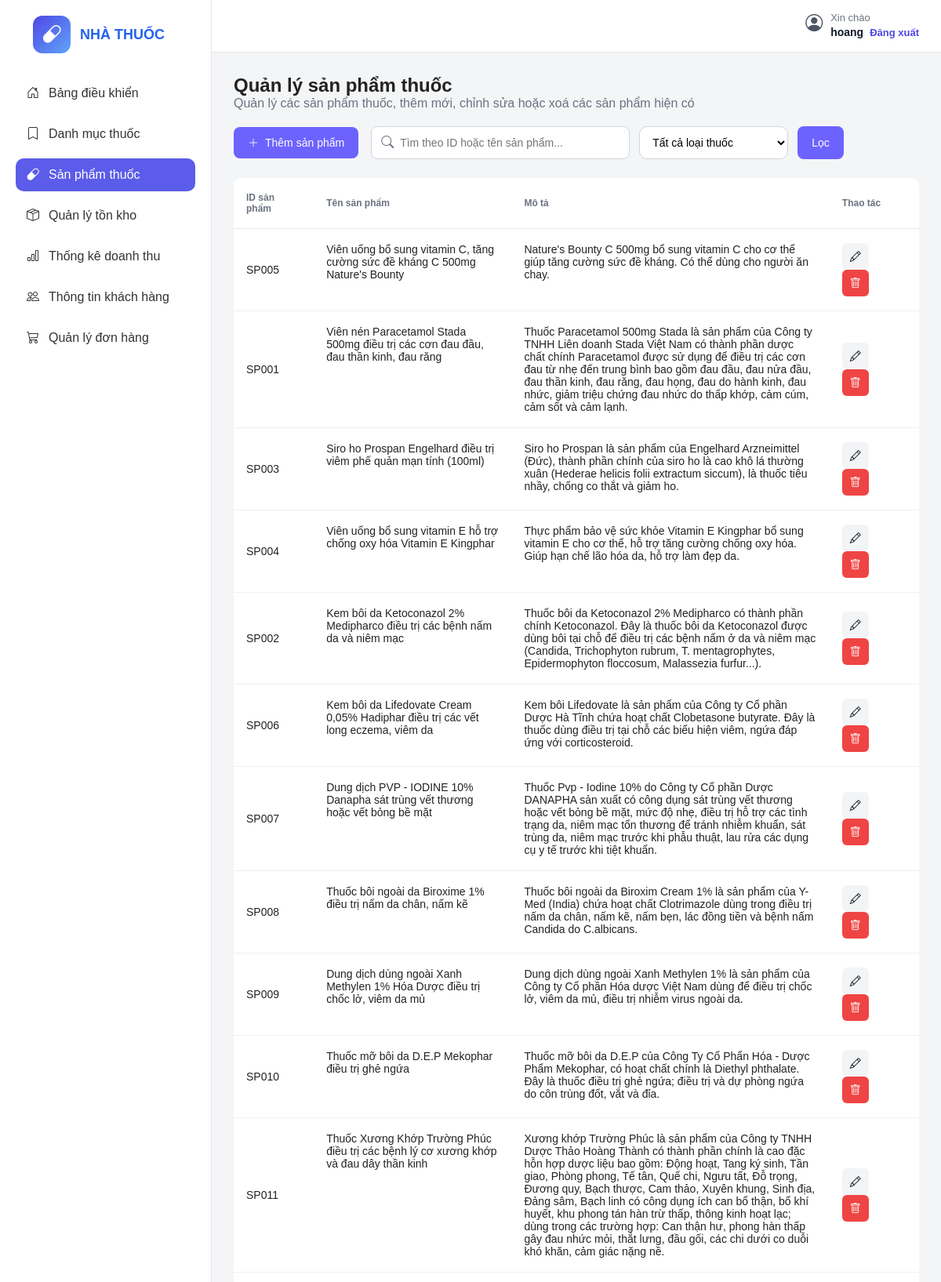
Screenshot of /dashboard/san-pham/ (signed in, upper part) with the database file from the repository.
### core/models.py (models this page shows, shortened)
class Product(models.Model):
    MEDICINE_TYPE_CHOICES = [
        ('prescription', 'Thuốc kê đơn'),
        ('non_prescription', 'Thuốc không kê đơn'),
    ]
    category = models.ForeignKey(Category, on_delete=models.CASCADE)
    proid = models.CharField(max_length=20, unique=True)
    name = models.TextField()
    description = models.TextField(blank=True)
    image = models.ImageField(upload_to='products/', blank=True, null=True)
    unit = models.CharField(max_length=50)
    price = models.DecimalField(max_digits=12, decimal_places=2)
    medicine_type = models.CharField(
        max_length=30,
        choices=MEDICINE_TYPE_CHOICES,
        default='non_prescription',
        verbose_name='Loại thuốc'
    )

### core/views.py (the view, shortened to what this page needs)
# urls.py: path('dashboard/san-pham/', views.admin_products, name='admin_products'),
@login_required
@user_passes_test(is_admin)
def admin_products(request):
    keyword = request.GET.get('q', '').strip()
    medicine_type = request.GET.get('medicine_type', '').strip()
    products = Product.objects.select_related('category').all().order_by('id')
    if keyword:
        products = products.filter(
            Q(name__icontains=keyword) |
            Q(proid__icontains=keyword)
        )
    if medicine_type in ['prescription', 'non_prescription']:
        products = products.filter(medicine_type=medicine_type)
    categories = Category.objects.all()
    return render(request, 'admin_panel/sanpham.html', {
        'products': products,
        'categories': categories,
        'keyword': keyword,
        'selected_medicine_type': medicine_type,
    })

### core/views.py (called while the page is built)
def is_admin(user):
    return user.is_staff

### templates/admin_panel/sanpham.html (shortened to what this page needs)
{% load static %}
<!DOCTYPE html>
<html lang="vi">
<head>
  <link rel="stylesheet" href="{% static 'css/sanpham.css' %}" />
  <link rel="stylesheet" href="https://cdn.jsdelivr.net/npm/bootstrap-icons@1.11.3/font/bootstrap-icons.min.css" />
</head>
<body>
  <div class="container">
    <aside class="sidebar">
      <div class="logo">
        <div class="logo-icon">
          <i class="bi bi-capsule"></i>
        </div>
        <div>
          <h2>NHÀ THUỐC</h2>
        </div>
      </div>
      <ul class="menu">
        <li><a href="{% url 'dashboard' %}"><i class="bi bi-house-door"></i> Bảng điều khiển</a></li>
        <li><a href="{% url 'admin_categories' %}"><i class="bi bi-bookmark"></i> Danh mục thuốc</a></li>
        <li class="active"><a href="{% url 'admin_products' %}"><i class="bi bi-capsule"></i> Sản phẩm thuốc</a></li>
        <li><a href="{% url 'admin_inventory' %}"><i class="bi bi-box-seam"></i> Quản lý tồn kho</a></li>
        <li><a href="{% url 'admin_statistics' %}"><i class="bi bi-bar-chart"></i> Thống kê doanh thu</a></li>
        <li><a href="{% url 'admin_customers' %}"><i class="bi bi-people"></i> Thông tin khách hàng</a></li>
        <li><a href="{% url 'admin_orders' %}"><i class="bi bi-cart3"></i>Quản lý đơn hàng</a></li>
      </ul>
    </aside>
    <main class="main-content">
      <header class="topbar">
        <div class="topbar-right">
          <div class="user-info user-info-vertical">
            <i class="bi bi-person-circle"></i>
            <div>
              <span>Xin chào</span>
              <strong>{{ user.get_full_name|default:user.username }}</strong>
              <a href="{% url 'logout' %}" class="logout-link">Đăng xuất</a>
            </div>
          </div>
        </div>
      </header>
      <section class="titleql">
        <h2>Quản lý sản phẩm thuốc</h2>
        <p class="subtitle">
          Quản lý các sản phẩm thuốc, thêm mới, chỉnh sửa hoặc xoá các sản phẩm hiện có
        </p>
        <div class="action-bar">
          <button class="add-btn" id="openPopup">
            <i class="bi bi-plus-lg"></i>
            Thêm sản phẩm
          </button>
          <form method="get" action="{% url 'admin_products' %}" class="search-form">
  <div class="small-search-box">
    <i class="bi bi-search"></i>
    <input
      type="text"
      name="q"
      value="{{ keyword|default:'' }}"
      placeholder="Tìm theo ID hoặc tên sản phẩm..."
    />
  </div>
  <select name="medicine_type" class="medicine-filter-select">
    <option value="">Tất cả loại thuốc</option>
  </select>
  <button type="submit" class="search-btn">Lọc</button>
</form>
        </div>
        <div class="table-wrapper">
          <table>
            <thead>
              <tr>
                <th>ID sản phẩm</th>
                <th>Tên sản phẩm</th>
                <th>Mô tả</th>
                <th>Thao tác</th>
              </tr>
            </thead>
            <tbody>
              {% for product in products %}
              <tr>
                <td>{{ product.proid }}</td>
                <td class="product-name-cell">{{ product.name }}</td>
                <td class="product-desc-cell">{{ product.description }}</td>
                <td>
                  <button
                    type="button"
                    class="edit-btn open-edit-popup"
                    data-id="{{ product.id }}"
                    data-proid="{{ product.proid }}"
                    data-name="{{ product.name }}"
                    data-price="{{ product.price }}"
                    data-unit="{{ product.unit }}"
                    data-description="{{ product.description }}"
                    data-category-id="{{ product.category.id }}"
                    data-medicine-type="{{ product.medicine_type }}"
                    data-update-url="{% url 'admin_product_update' product.id %}"
                    >
                    <i class="bi bi-pencil"></i>
                  </button>
                  <form method="post"
                    action="{% url 'admin_product_delete' product.id %}"
                    style="display:inline"
                    onsubmit="return confirm('Bạn có chắc muốn xóa sản phẩm này không?');">
                    <button type="submit" class="delete-btn">
                      <i class="bi bi-trash"></i>
                    </button>
                  </form>
                </td>
              </tr>
              {% empty %}
              <tr>
                <td colspan="4" class="empty-row">Không tìm thấy sản phẩm phù hợp.</td>
              </tr>
              {% endfor %}
            </tbody>
          </table>
        </div>
      </section>
    </main>
  </div>
</body>
</html>

### rows the page displays
Product: proid "SP005", name "Viên uống bổ sung vitamin C, tăng cường sức đề kháng C 500mg Nature's Bounty", description "Nature's Bounty C 500mg bổ sung vitamin C cho cơ thể giúp tăng cường sức đề kháng. Có thể dùng cho người ăn chay."
Product: proid "SP001", name "Viên nén Paracetamol Stada 500mg điều trị các cơn đau đầu, đau thần kinh, đau răng", description "Thuốc Paracetamol 500mg Stada là sản phẩm của Công ty TNHH Liên doanh Stada Việt Nam có thành phần dược chất chính Paracetamol được sử dụng để điều trị các cơn đau từ nhẹ đến trung bình bao gồm đau đầu, đau nửa đầu, đau thần kinh, đau răng, đau họng, đau do hành kinh, đau nhức, giảm triệu chứng đau nhức do thấp khớp, cảm cúm, cảm sốt và cảm lạnh."
Product: proid "SP003", name "Siro ho Prospan Engelhard điều trị viêm phế quản mạn tính (100ml)", description "Siro ho Prospan là sản phẩm của Engelhard Arzneimittel (Đức), thành phần chính của siro ho là cao khô lá thường xuân (Hederae helicis folii extractum siccum), là thuốc tiêu nhầy, chống co thắt và giảm ho."
Product: proid "SP004", name "Viên uống bổ sung vitamin E hỗ trợ chống oxy hóa Vitamin E Kingphar", description "Thực phẩm bảo vệ sức khỏe Vitamin E Kingphar bổ sung vitamin E cho cơ thể, hỗ trợ tăng cường chống oxy hóa. Giúp hạn chế lão hóa da, hỗ trợ làm đẹp da."
Product: proid "SP002", name "Kem bôi da Ketoconazol 2% Medipharco điều trị các bệnh nấm da và niêm mạc", description "Thuốc bôi da Ketoconazol 2% Medipharco có thành phần chính Ketoconazol. Đây là thuốc bôi da Ketoconazol được dùng bôi tại chỗ để điều trị các bệnh nấm ở da và niêm mạc (Candida, Trichophyton rubrum, T. mentagrophytes, Epidermophyton floccosum, Malassezia furfur...)."
Product: proid "SP006", name "Kem bôi da Lifedovate Cream 0,05% Hadiphar điều trị các vết long eczema, viêm da", description "Kem bôi Lifedovate là sản phẩm của Công ty Cổ phần Dược Hà Tĩnh chứa hoạt chất Clobetasone butyrate. Đây là thuốc dùng điều trị tại chỗ các biểu hiện viêm, ngứa đáp ứng với corticosteroid."
Product: proid "SP007", name "Dung dịch PVP - IODINE 10% Danapha sát trùng vết thương hoặc vết bỏng bề mặt", description "Thuốc Pvp - Iodine 10% do Công ty Cổ phần Dược DANAPHA sản xuất có công dụng sát trùng vết thương hoặc vết bỏng bề mặt, mức độ nhẹ, điều trị hỗ trợ các tình trạng da, niêm mạc tổn thương để tránh nhiễm khuẩn, sát trùng da, niêm mạc trước khi phẫu thuật, lau rửa các dụng cụ y tế trước khi tiệt khuẩn."
Product: proid "SP008", name "Thuốc bôi ngoài da Biroxime 1% điều trị nấm da chân, nấm kẽ", description "Thuốc bôi ngoài da Biroxim Cream 1% là sản phẩm của Y-Med (India) chứa hoạt chất Clotrimazole dùng trong điều trị nấm da chân, nấm kẽ, nấm bẹn, lác đồng tiền và bệnh nấm Candida do C.albicans."
Product: proid "SP009", name "Dung dịch dùng ngoài Xanh Methylen 1% Hóa Dược điều trị chốc lở, viêm da mủ", description "Dung dịch dùng ngoài Xanh Methylen 1% là sản phẩm của Công ty Cổ phần Hóa dược Việt Nam dùng để điều trị chốc lở, viêm da mủ, điều trị nhiễm virus ngoài da."
Product: proid "SP010", name "Thuốc mỡ bôi da D.E.P Mekophar điều trị ghẻ ngứa", description "Thuốc mỡ bôi da D.E.P của Công Ty Cổ Phẩn Hóa - Dược Phẩm Mekophar, có hoạt chất chính là Diethyl phthalate. Đây là thuốc điều trị ghẻ ngứa; điều trị và dự phòng ngứa do côn trùng đốt, vắt và đỉa."
Product: proid "SP011", name "Thuốc Xương Khớp Trường Phúc điều trị các bệnh lý cơ xương khớp và đau dây thần kinh", description "Xương khớp Trường Phúc là sản phẩm của Công ty TNHH Dược Thảo Hoàng Thành có thành phần chính là cao đặc hỗn hợp dược liệu bao gồm: Động hoạt, Tang ký sinh, Tần giao, Phòng phong, Tế tân, Quế chi, Ngưu tất, Đỗ trọng, Đương quy, Bạch thược, Cam thảo, Xuyên khung, Sinh địa, Đảng sâm, Bạch linh có công dụng ích can bổ thận, bổ khí huyết, khu phong tán hàn trừ thấp, thông kinh hoạt lạc; dùng trong các trường hợp: Can thận hư, phong hàn thấp gây đau nhức mỏi, thắt lưng, đầu gối, các chi dưới co duỗi khó khăn, cảm giác nặng nề."

### other values shown
{{ user.get_full_name|default:user.username }} "hoang"
